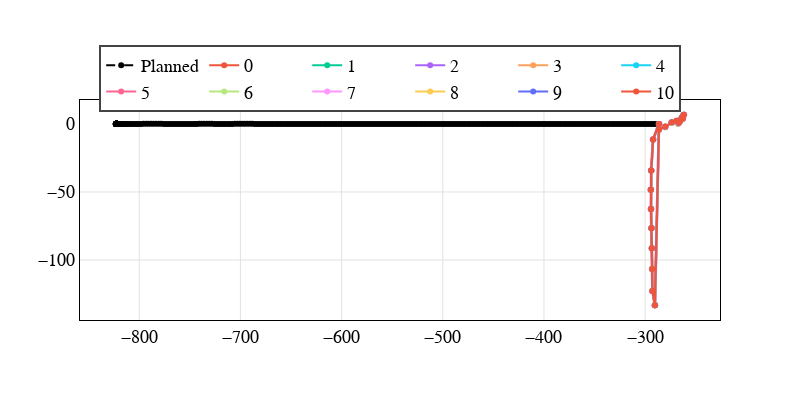

Write notebook code for a chart like this one.
### Code cell
plot(average_position_df,absent_data_150hz_traces_dict, 'x','y')
plot(average_position_df,absent_data_150hz_traces_dict, 'x','Alt')
